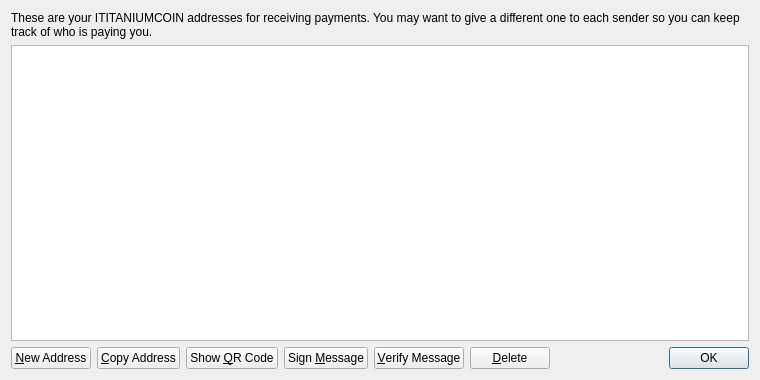
<?xml version="1.0" encoding="UTF-8"?>
<ui version="4.0">
 <class>AddressBookPage</class>
 <widget class="QWidget" name="AddressBookPage">
  <property name="geometry">
   <rect>
    <x>0</x>
    <y>0</y>
    <width>760</width>
    <height>380</height>
   </rect>
  </property>
  <property name="windowTitle">
   <string>Address Book</string>
  </property>
  <layout class="QVBoxLayout" name="verticalLayout">
   <item>
    <widget class="QLabel" name="labelExplanation">
     <property name="text">
      <string>These are your ITITANIUMCOIN addresses for receiving payments. You may want to give a different one to each sender so you can keep track of who is paying you.</string>
     </property>
     <property name="textFormat">
      <enum>Qt::PlainText</enum>
     </property>
     <property name="wordWrap">
      <bool>true</bool>
     </property>
    </widget>
   </item>
   <item>
    <widget class="QTableView" name="tableView">
     <property name="contextMenuPolicy">
      <enum>Qt::CustomContextMenu</enum>
     </property>
     <property name="toolTip">
      <string>Double-click to edit address or label</string>
     </property>
     <property name="tabKeyNavigation">
      <bool>false</bool>
     </property>
     <property name="alternatingRowColors">
      <bool>true</bool>
     </property>
     <property name="selectionMode">
      <enum>QAbstractItemView::SingleSelection</enum>
     </property>
     <property name="selectionBehavior">
      <enum>QAbstractItemView::SelectRows</enum>
     </property>
     <property name="sortingEnabled">
      <bool>true</bool>
     </property>
     <attribute name="verticalHeaderVisible">
      <bool>false</bool>
     </attribute>
    </widget>
   </item>
   <item>
    <layout class="QHBoxLayout" name="horizontalLayout">
     <item>
      <widget class="QPushButton" name="newAddressButton">
       <property name="toolTip">
        <string>Create a new address</string>
       </property>
       <property name="text">
        <string>&amp;New Address</string>
       </property>
       <property name="icon">
        <iconset resource="../bitcoin.qrc">
         <normaloff>:/icons/add</normaloff>:/icons/add</iconset>
       </property>
      </widget>
     </item>
     <item>
      <widget class="QPushButton" name="copyToClipboard">
       <property name="toolTip">
        <string>Copy the currently selected address to the system clipboard</string>
       </property>
       <property name="text">
        <string>&amp;Copy Address</string>
       </property>
       <property name="icon">
        <iconset resource="../bitcoin.qrc">
         <normaloff>:/icons/editcopy</normaloff>:/icons/editcopy</iconset>
       </property>
      </widget>
     </item>
     <item>
      <widget class="QPushButton" name="showQRCode">
       <property name="text">
        <string>Show &amp;QR Code</string>
       </property>
       <property name="icon">
        <iconset resource="../bitcoin.qrc">
         <normaloff>:/icons/qrcode</normaloff>:/icons/qrcode</iconset>
       </property>
      </widget>
     </item>
     <item>
      <widget class="QPushButton" name="signMessage">
       <property name="toolTip">
        <string>Sign a message to prove you own a ITITANIUMCOIN address</string>
       </property>
       <property name="text">
        <string>Sign &amp;Message</string>
       </property>
       <property name="icon">
        <iconset resource="../bitcoin.qrc">
         <normaloff>:/icons/edit</normaloff>:/icons/edit</iconset>
       </property>
      </widget>
     </item>
     <item>
      <widget class="QPushButton" name="verifyMessage">
       <property name="toolTip">
        <string>Verify a message to ensure it was signed with a specified ITITANIUMCOIN address</string>
       </property>
       <property name="text">
        <string>&amp;Verify Message</string>
       </property>
       <property name="icon">
        <iconset resource="../bitcoin.qrc">
         <normaloff>:/icons/transaction_0</normaloff>:/icons/transaction_0</iconset>
       </property>
      </widget>
     </item>
     <item>
      <widget class="QPushButton" name="deleteButton">
       <property name="toolTip">
        <string>Delete the currently selected address from the list</string>
       </property>
       <property name="text">
        <string>&amp;Delete</string>
       </property>
       <property name="icon">
        <iconset resource="../bitcoin.qrc">
         <normaloff>:/icons/remove</normaloff>:/icons/remove</iconset>
       </property>
      </widget>
     </item>
     <item>
      <spacer name="horizontalSpacer">
       <property name="orientation">
        <enum>Qt::Horizontal</enum>
       </property>
       <property name="sizeHint" stdset="0">
        <size>
         <width>40</width>
         <height>20</height>
        </size>
       </property>
      </spacer>
     </item>
     <item>
      <widget class="QDialogButtonBox" name="buttonBox">
       <property name="sizePolicy">
        <sizepolicy hsizetype="Maximum" vsizetype="Fixed">
         <horstretch>0</horstretch>
         <verstretch>0</verstretch>
        </sizepolicy>
       </property>
       <property name="standardButtons">
        <set>QDialogButtonBox::Ok</set>
       </property>
      </widget>
     </item>
    </layout>
   </item>
  </layout>
 </widget>
 <resources>
  <include location="../bitcoin.qrc"/>
 </resources>
 <connections/>
</ui>
